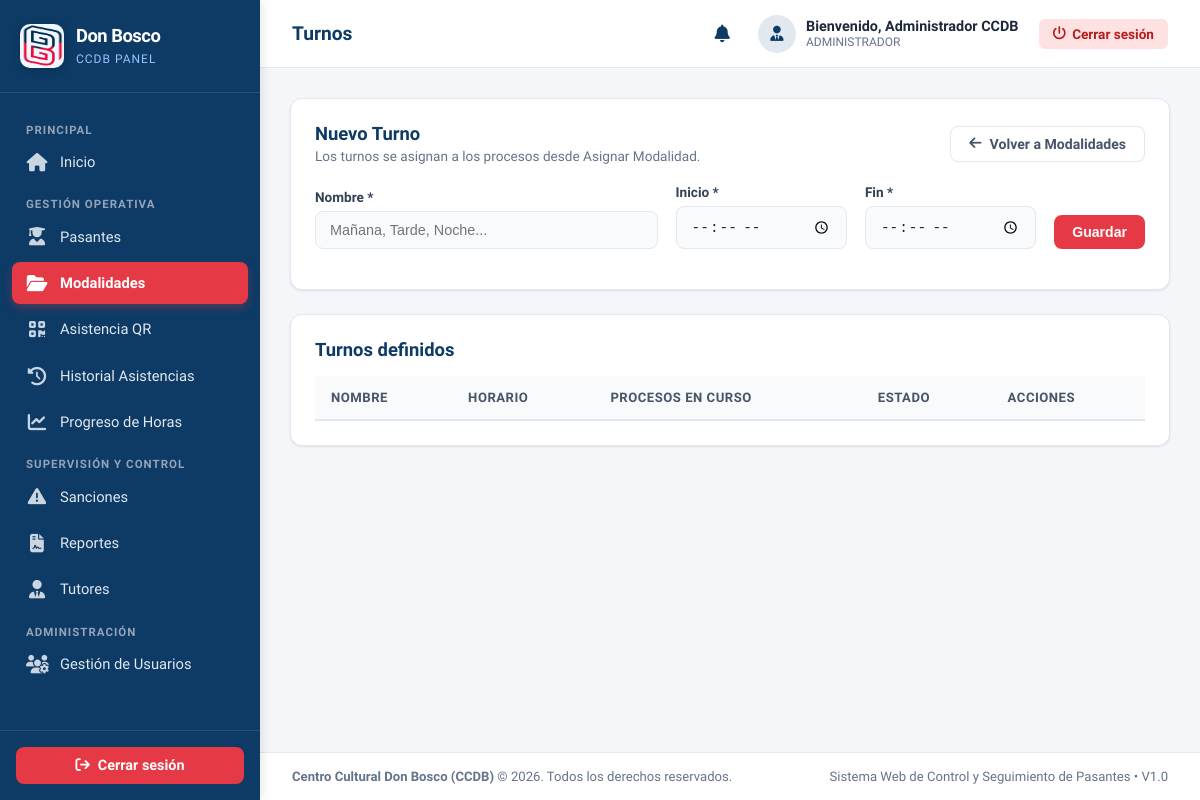
Before: /views/modalidades/turnos.php (signed in) with the older database file.
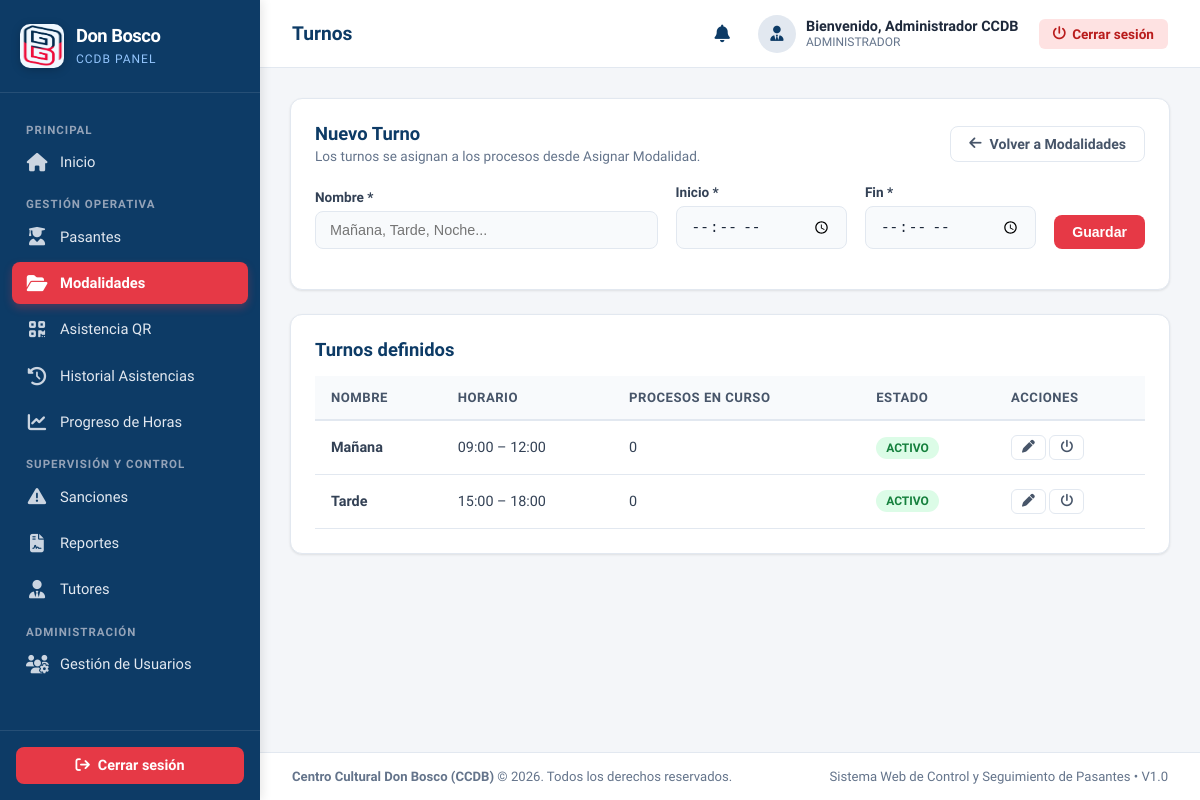
After: the same page with the newer database file.
### tables this page shows
CREATE TABLE IF NOT EXISTS turnos (
    id_turno INT UNSIGNED AUTO_INCREMENT PRIMARY KEY,
    nombre VARCHAR(50) NOT NULL UNIQUE,
    hora_inicio TIME NOT NULL,
    hora_fin TIME NOT NULL,
    estado TINYINT(1) NOT NULL DEFAULT 1,
    fecha_registro DATETIME NOT NULL DEFAULT CURRENT_TIMESTAMP,
    CONSTRAINT chk_turno_horas
        CHECK (hora_fin > hora_inicio)
);

### config/auth.php (called while the page is built, shortened)
<?php
class Auth {
    public static function check() {
        if (isset($_SESSION['user_id']) && !empty($_SESSION['user_id'])) {
            return true;
        }
        return self::restoreFromCookie();
    }
    public static function user() {
        return [
            'id'       => $_SESSION['user_id'],
            'usuario'  => $_SESSION['user_name'] ?? '',
            'nombre'   => $_SESSION['user_fullname'] ?? '',
            'rol_id'   => $_SESSION['user_role_id'] ?? 0,
            'rol_name' => $_SESSION['user_role_name'] ?? 'INVITADO',
            'ci'       => $_SESSION['user_ci'] ?? '',
            'correo'   => $_SESSION['user_email'] ?? '',
        ];
    }
    public static function isStaff() {
        return in_array($_SESSION['user_role_name'] ?? '', ['ADMINISTRADOR', 'PERSONAL'], true);
    }
}

### views/modalidades/turnos.php (the view, shortened to what this page needs)
<?php
require_once __DIR__ . '/../../config/auth.php';
$pageTitle = 'Turnos';
$activeMenu = 'modalidades';
$db = Database::getConnection();
$editando = null;
$turnos = $db->query("SELECT t.*,
                             (SELECT COUNT(*) FROM procesos pr WHERE pr.id_turno = t.id_turno AND pr.estado = 'EN_CURSO') AS en_curso
                      FROM turnos t ORDER BY t.hora_inicio ASC")->fetchAll();
require_once __DIR__ . '/../../includes/header.php';
require_once __DIR__ . '/../../includes/sidebar.php';
?>
<div class="main-wrapper">
    <?php require_once __DIR__ . '/../../includes/navbar.php'; ?>
    <main class="content-body">
        <div class="card" style="max-width: 900px; margin: 0 auto 24px auto;">
            <div class="card-header-flex">
                <div>
                    <h3 class="card-title"><?= $editando ? 'Editar Turno' : 'Nuevo Turno' ?></h3>
                    <p style="font-size: 0.85rem; color: var(--text-muted); margin-top: 4px;">
                        Los turnos se asignan a los procesos desde Asignar Modalidad.
                    </p>
                </div>
                <a href="index.php" class="btn btn-outline">
                    <i class="fa-solid fa-arrow-left"></i> Volver a Modalidades
                </a>
            </div>
            <form action="turnos.php" method="POST">
                <div class="form-grid" style="grid-template-columns: 2fr 1fr 1fr auto; align-items: end;">
                    <div class="form-group">
                        <label for="nombre">Nombre *</label>
                        <input type="text" id="nombre" name="nombre" class="form-control" placeholder="Mañana, Tarde, Noche..." required value="<?= htmlspecialchars($editando['nombre'] ?? '') ?>">
                    </div>
                    <div class="form-group">
                        <label for="hora_inicio">Inicio *</label>
                        <input type="time" id="hora_inicio" name="hora_inicio" class="form-control" required value="<?= htmlspecialchars(isset($editando) && $editando ? substr($editando['hora_inicio'], 0, 5) : '') ?>">
                    </div>
                    <div class="form-group">
                        <label for="hora_fin">Fin *</label>
                        <input type="time" id="hora_fin" name="hora_fin" class="form-control" required value="<?= htmlspecialchars(isset($editando) && $editando ? substr($editando['hora_fin'], 0, 5) : '') ?>">
                    </div>
                    <div class="form-group">
                        <button type="submit" class="btn btn-danger"><?= $editando ? 'Actualizar' : 'Guardar' ?></button>
                    </div>
                </div>
            </form>
        </div>
        <div class="card" style="max-width: 900px; margin: 0 auto;">
            <h3 class="card-title" style="margin-bottom: 16px;">Turnos definidos</h3>
            <div class="table-responsive">
                <table class="table-custom">
                    <thead>
                        <tr>
                            <th>Nombre</th>
                            <th>Horario</th>
                            <th>Procesos en curso</th>
                            <th>Estado</th>
                            <th>Acciones</th>
                        </tr>
                    </thead>
                    <tbody>
                        <?php foreach ($turnos as $t): ?>
                            <tr>
                                <td><strong><?= htmlspecialchars($t['nombre']) ?></strong></td>
                                <td><?= htmlspecialchars(substr($t['hora_inicio'], 0, 5)) ?> – <?= htmlspecialchars(substr($t['hora_fin'], 0, 5)) ?></td>
                                <td><?= (int)$t['en_curso'] ?></td>
                                <td>
                                    <?= ((int)$t['estado'] === 1) ? '<span class="badge badge-success">Activo</span>' : '<span class="badge badge-info">Inactivo</span>' ?>
                                </td>
                                <td style="white-space: nowrap;">
                                    <a href="turnos.php?editar=<?= $t['id_turno'] ?>" class="btn btn-outline btn-sm" title="Editar">
                                        <i class="fa-solid fa-pen"></i>
                                    </a>
                                    <a href="turnos.php?toggle=<?= $t['id_turno'] ?>" class="btn btn-outline btn-sm" title="Activar/Desactivar" onclick="return confirm('¿Cambiar el estado de este turno?');">
                                        <i class="fa-solid fa-power-off"></i>
                                    </a>
                                </td>
                            </tr>
                        <?php endforeach; ?>
                    </tbody>
                </table>
            </div>
        </div>
    </main>
    <?php require_once __DIR__ . '/../../includes/footer.php'; ?>

### includes/header.php (shortened to what this page needs)
<?php
$pageTitle = $pageTitle ?? 'Panel de Control';
$activeMenu = $activeMenu ?? 'dashboard';
?>
<!DOCTYPE html>
<html lang="es">
<head>
    <link rel="stylesheet" href="https://cdnjs.cloudflare.com/ajax/libs/font-awesome/6.4.0/css/all.min.css">
    <link rel="stylesheet" href="<?= APP_ROOT ?>assets/css/style.css">
</head>
<body>

### includes/sidebar.php (shortened to what this page needs)
<?php
$currentUser = Auth::user();
$isStaff = Auth::isStaff();
?>
<aside class="sidebar">
    <a href="<?= APP_ROOT ?>index.php" class="sidebar-brand">
        <img src="<?= APP_ROOT ?>assets/img/ccdb/icono_ccdb.png" alt="Logo Don Bosco CCDB" style="border-radius: 10px;">
        <div class="sidebar-brand-text">
            <h2>Don Bosco</h2>
            <span>CCDB Panel</span>
        </div>
    </a>
    <ul class="sidebar-menu">
        <div class="sidebar-heading">Principal</div>
        <li>
            <a href="<?= APP_ROOT ?>index.php" class="<?= ($activeMenu === 'dashboard') ? 'active' : '' ?>">
                <i class="fa-solid fa-house"></i>
                <span>Inicio</span>
            </a>
        </li>
        <div class="sidebar-heading">Gestión Operativa</div>
        <?php if ($isStaff): ?>
        <li>
            <a href="<?= APP_ROOT ?>views/pasantes/index.php" class="<?= ($activeMenu === 'pasantes') ? 'active' : '' ?>">
                <i class="fa-solid fa-user-graduate"></i>
                <span>Pasantes</span>
            </a>
        </li>
        <li>
            <a href="<?= APP_ROOT ?>views/modalidades/index.php" class="<?= ($activeMenu === 'modalidades') ? 'active' : '' ?>">
                <i class="fa-solid fa-folder-open"></i>
                <span>Modalidades</span>
            </a>
        </li>
        <li>
            <a href="<?= APP_ROOT ?>views/asistencias/registrar_qr.php" class="<?= ($activeMenu === 'asistencias_qr') ? 'active' : '' ?>">
                <i class="fa-solid fa-qrcode"></i>
                <span>Asistencia QR</span>
            </a>
        </li>
        <?php endif; ?>
        <li>
            <a href="<?= APP_ROOT ?>views/asistencias/historial.php" class="<?= ($activeMenu === 'asistencias_historial') ? 'active' : '' ?>">
                <i class="fa-solid fa-clock-rotate-left"></i>
                <span><?= $isStaff ? 'Historial Asistencias' : 'Mis Asistencias' ?></span>
            </a>
        </li>
        <li>
            <a href="<?= APP_ROOT ?>views/asistencias/progreso_horas.php" class="<?= ($activeMenu === 'progreso_horas') ? 'active' : '' ?>">
                <i class="fa-solid fa-chart-line"></i>
                <span><?= $isStaff ? 'Progreso de Horas' : 'Mi Progreso' ?></span>
            </a>
        </li>
        <?php if ($isStaff): ?>
        <div class="sidebar-heading">Supervisión y Control</div>
        <li>
            <a href="<?= APP_ROOT ?>views/sanciones/index.php" class="<?= ($activeMenu === 'sanciones') ? 'active' : '' ?>">
                <i class="fa-solid fa-triangle-exclamation"></i>
                <span>Sanciones</span>
            </a>
        </li>
        <li>
            <a href="<?= APP_ROOT ?>views/modalidades/reporte_avance.php" class="<?= ($activeMenu === 'reportes') ? 'active' : '' ?>">
                <i class="fa-solid fa-file-contract"></i>
                <span>Reportes</span>
            </a>
        </li>
        <li>
            <a href="<?= APP_ROOT ?>views/tutores/index.php" class="<?= ($activeMenu === 'tutores') ? 'active' : '' ?>">
                <i class="fa-solid fa-user-tie"></i>
                <span>Tutores</span>
            </a>
        </li>
        <?php endif; ?>
        <?php if ($currentUser && $currentUser['rol_name'] === 'ADMINISTRADOR'): ?>
        <div class="sidebar-heading">Administración</div>
        <li>
            <a href="<?= APP_ROOT ?>views/usuarios/index.php" class="<?= ($activeMenu === 'usuarios') ? 'active' : '' ?>">
                <i class="fa-solid fa-users-gear"></i>
                <span>Gestión de Usuarios</span>
            </a>
        </li>
        <?php endif; ?>
    </ul>
    <div class="sidebar-footer">
        <a href="<?= APP_ROOT ?>logout.php" class="btn-sidebar-logout" onclick="return confirm('¿Está seguro de cerrar sesión?');">
            <i class="fa-solid fa-arrow-right-from-bracket"></i>
            <span>Cerrar sesión</span>
        </a>
    </div>
</aside>

### includes/navbar.php (shortened to what this page needs)
<?php
$currentUser = Auth::user();
?>
<header class="top-navbar">
    <div class="nav-left">
        <h3><?= htmlspecialchars($pageTitle ?? 'Panel de Control') ?></h3>
    </div>
    <div class="nav-right">
        <?php
        $notifCount = 0;
        try {
            $notifCount = contarNoLeidas(Database::getConnection());
        } catch (Throwable $e) {
        }
        ?>
        <details class="notif-bell">
            <summary title="Notificaciones">
                <i class="fa-solid fa-bell"></i><?php if ($notifCount > 0): ?><span class="notif-count"><?= $notifCount ?></span><?php endif; ?>
            </summary>
        </details>
        <div class="user-badge">
            <div class="user-avatar">
                <i class="fa-solid fa-user-tie"></i>
            </div>
            <div class="user-info">
                <div class="user-name">Bienvenido, <?= htmlspecialchars($currentUser['nombre'] ?? 'Usuario') ?></div>
                <div class="user-role"><?= htmlspecialchars($currentUser['rol_name'] ?? 'PERSONAL') ?></div>
            </div>
        </div>
        <a href="<?= APP_ROOT ?>logout.php" class="btn-logout-nav" title="Cerrar sesión" onclick="return confirm('¿Desea cerrar la sesión actual?');">
            <i class="fa-solid fa-power-off"></i>
            <span>Cerrar sesión</span>
        </a>
    </div>
</header>

### includes/footer.php
    <footer class="main-footer">
        <div>
            <strong>Centro Cultural Don Bosco (CCDB)</strong> &copy; <?= date('Y') ?>. Todos los derechos reservados.
        </div>
        <div>
            <span>Sistema Web de Control y Seguimiento de Pasantes &bull; V1.0</span>
        </div>
    </footer>
</body>
</html>

### includes/navbar.php (style rules this page uses)
.notif-bell { position: relative; }
.notif-bell summary { list-style: none; cursor: pointer; font-size: 1.1rem; color: var(--primary-blue); padding: 8px; border-radius: 8px; display: inline-flex; align-items: center; }

Changed rows visible on the page:
added turnos: nombre "Mañana", hora_inicio "09:00", hora_fin "12:00", en_curso "0", estado "ACTIVO"
added turnos: nombre "Tarde", hora_inicio "15:00", hora_fin "18:00", en_curso "0", estado "ACTIVO"
